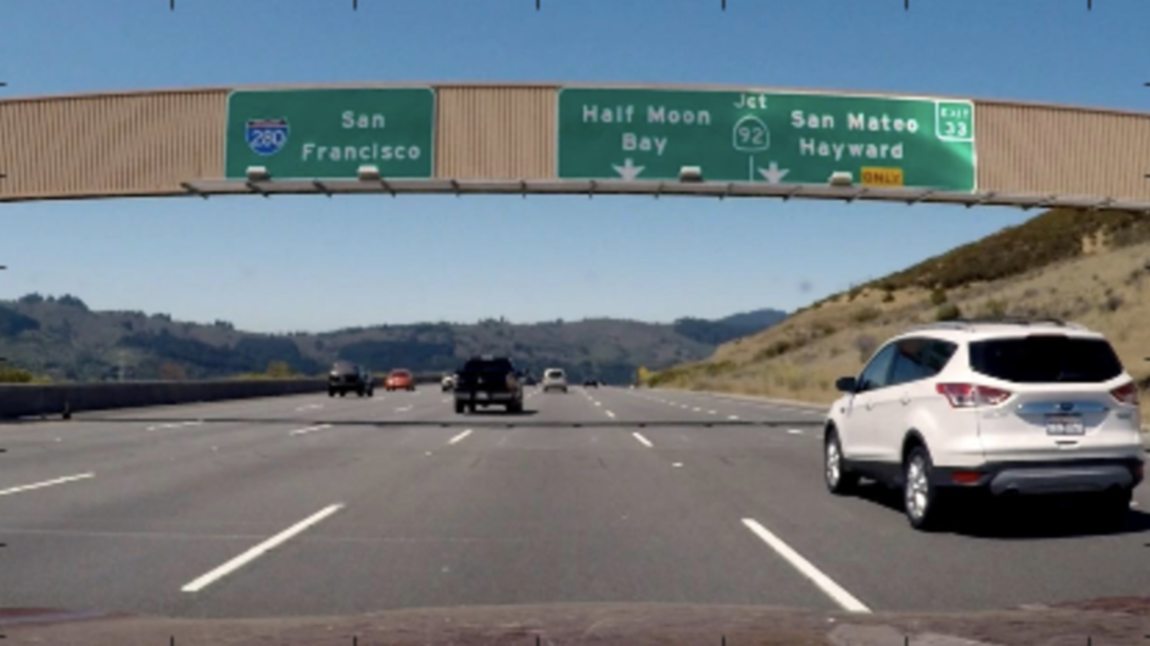
#> input picture sdc/term_1/project_4/working/signs_vehicles_xygrad.png, 1150 x 646 px
$ jupyter execute --allow-errors sobel.ipynb   (shell and % lines are left out)   (older library calls are emulated)
#> lines starting #> are read from the running program, lines starting #| are printed output that depends on the picture; after the words box and inside, x2 and y2 are one past the last pixel; in counts of white or black regions, pixels touching at a corner belong together
[cell 1]
import pickle
import cv2
import numpy as np
import matplotlib.pyplot as plt
import matplotlib.image as mpimg
import seaborn as sns
from scipy.misc import imread

[cell 2]
sns.set_context("poster")

[cell 3]
img = imread("signs_vehicles_xygrad.png")
#> img is the input picture: shape (646, 1150, 4); mean R, G, B, A 112.3, 121.1, 126.5, 255
plt.imshow(img)

[cell 4]
def abs_sobel_thresh(img, orient='x', thresh_min=0, thresh_max=255, sobel_kernel=3):

    # Apply the following steps to img
    # 1) Convert to grayscale
#> called with orient = 'y', thresh_min = 40, thresh_max = 100, sobel_kernel = 3
    gray = cv2.cvtColor(img, cv2.COLOR_RGB2GRAY)
    # 2) Take the derivative in x or y given orient = 'x' or 'y'
    if orient == 'x':
        abs_sobel = np.absolute(cv2.Sobel(gray, cv2.CV_64F, 1, 0, ksize=sobel_kernel))
    if orient == 'y':
        abs_sobel = np.absolute(cv2.Sobel(gray, cv2.CV_64F, 0, 1, ksize=sobel_kernel))

    # 4) Scale to 8-bit (0 - 255) then convert to type = np.uint8
    scaled_sobel = np.uint8(255 * abs_sobel / np.max(abs_sobel))
    # 5) Create a mask of 1's where the scaled gradient magnitude
            # is > thresh_min and < thresh_max
    binary_output = np.zeros_like(scaled_sobel)

    # Here I'm using inclusive (>=, <=) thresholds, but exclusive is ok too
    binary_output[(scaled_sobel >= thresh_min) & (scaled_sobel <= thresh_max)] = 1
    return binary_output

[cell 5]
tmp = abs_sobel_thresh(img, 'y', 40,100)
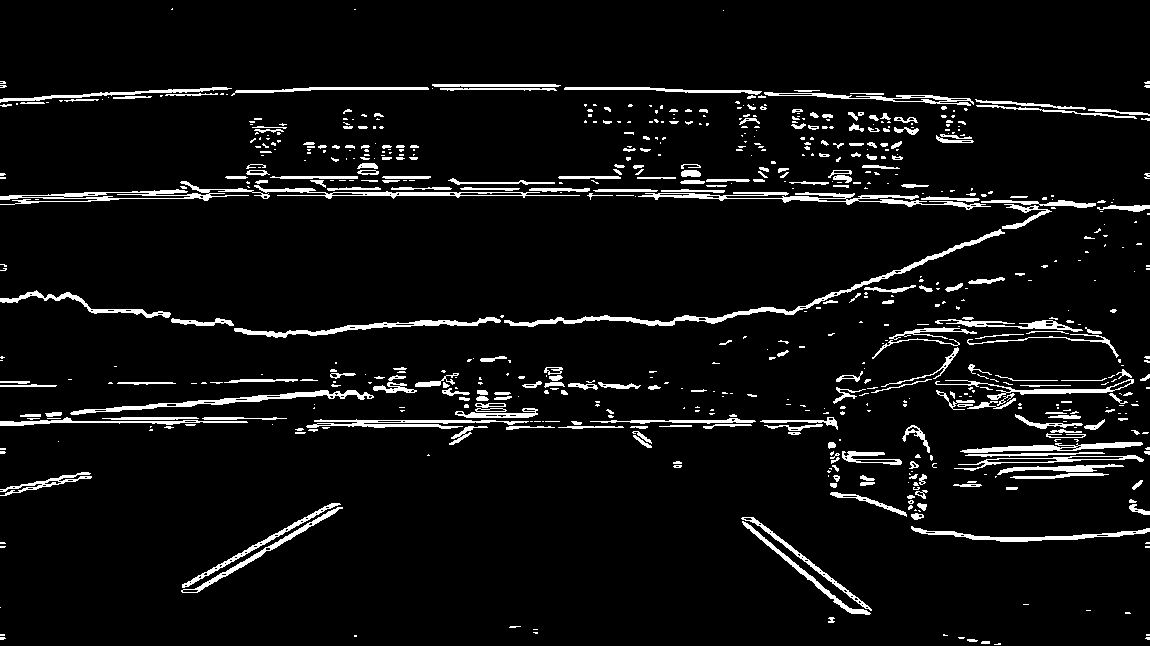
#> tmp: shape (646, 1150); values 0 (black) and 1 (white), 5.9% white; 681 white regions (410 under 20 px), largest, box (x1, y1, x2, y2) and area: (504, 229, 1005, 327) 2113, (638, 192, 991, 210) 1584, (0, 181, 270, 205) 1408
plt.imshow(tmp, cmap="gray")

[cell 6]
def mag_thresh(img, sobel_kernel=3, mag_thresh=(0, 255)):

    # Apply the following steps to img
    # 1) Convert to grayscale
#> called with sobel_kernel = 9, mag_thresh = (30, 100)
    gray = cv2.cvtColor(img, cv2.COLOR_RGB2GRAY)
    # 2) Take the gradient in x and y separately
    sobel_x = cv2.Sobel(gray, cv2.CV_64F, 1, 0, ksize=sobel_kernel)
    sobel_y = cv2.Sobel(gray, cv2.CV_64F, 0, 1, ksize=sobel_kernel)
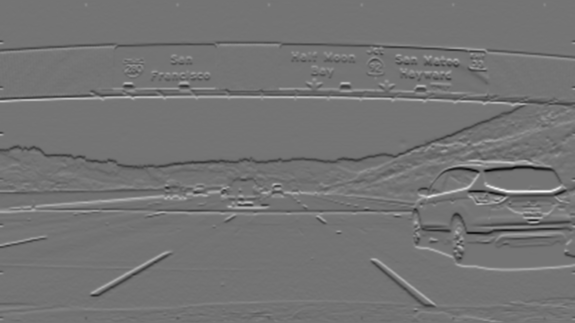
#> sobel_y: shape (646, 1150) float64 (shown at 1/2 size); min -1482164, max 1773999, mean -1400.5; drawn with min black and max white

    # 3) Calculate the magnitude
    gradmag = np.sqrt(sobel_x ** 2 + sobel_y ** 2)
    # 4) Scale to 8-bit (0 - 255) and convert to type = np.uint8
    scaled_gradmag = np.uint8(255 * gradmag / np.max(gradmag))
    # 5) Create a binary mask where mag thresholds are met
    binary_output = np.zeros_like(scaled_gradmag)
    # 6) Return this mask as your binary_output image
    binary_output[(scaled_gradmag >= mag_thresh[0]) & (scaled_gradmag <= mag_thresh[1])] = 1
    return binary_output

[cell 7]
tmp = mag_thresh(img, 9, (30,100))
#> tmp: shape (646, 1150); values 0 (black) and 1 (white), 11.9% white; 302 white regions (143 under 20 px), largest, box (x1, y1, x2, y2) and area: (0, 83, 1150, 339) 31962, (294, 304, 1150, 543) 17918, (0, 361, 677, 428) 8986
plt.imshow(tmp, cmap="gray")

[cell 8]
# Define a function to threshold an image for a given range and Sobel kernel
def dir_threshold(img, sobel_kernel=3, thresh=(0, np.pi/2)):
    # Grayscale
#> called with sobel_kernel = 15, thresh = (0.7, 1.2)
    gray = cv2.cvtColor(img, cv2.COLOR_RGB2GRAY)
    # Calculate the x and y gradients
    sobelx = cv2.Sobel(gray, cv2.CV_64F, 1, 0, ksize=sobel_kernel)
    sobely = cv2.Sobel(gray, cv2.CV_64F, 0, 1, ksize=sobel_kernel)
    # Take the absolute value of the gradient direction,
    # apply a threshold, and create a binary image result
    absgraddir = np.arctan2(np.absolute(sobely), np.absolute(sobelx))
    binary_output =  np.zeros_like(absgraddir)
    binary_output[(absgraddir >= thresh[0]) & (absgraddir <= thresh[1])] = 1

    # Return the binary image
    return binary_output

[cell 9]
tmp = dir_threshold(img, 15, (.7,1.2))
#> tmp: shape (646, 1150) float64; values 0 (black) and 1 (white), 27.2% white in thin lines or dots
plt.imshow(tmp, cmap="gray")

[cell 10]
def color_threshold(img, h_thresh=(15, 100), s_thresh=(90, 255)):
#> called with h_thresh = (15, 100), s_thresh = (90, 255)
    hls = cv2.cvtColor(img, cv2.COLOR_RGB2HLS)
#> hls: shape (646, 1150, 3); mean of channels 0, 1, 2 59.6, 119.9, 51.5
    S = hls[:,:,2]
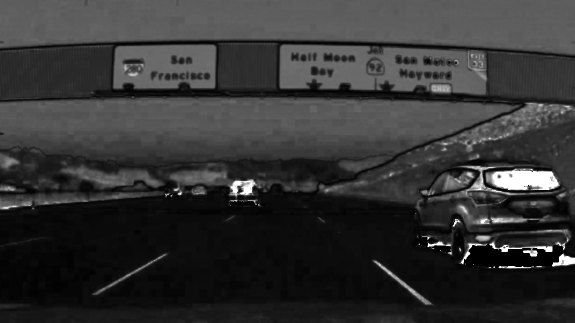
#> S: shape (646, 1150) (shown at 1/2 size); min 0, max 255, mean 51.5

    binary = np.zeros_like(S)
    binary[((S >= s_thresh[0]) &
           (S <= s_thresh[1]))] = 1
    return binary

[cell 11]
tmp=color_threshold(img)
#> tmp: shape (646, 1150); values 0 (black) and 1 (white), 24% white; 281 white regions (163 under 20 px), largest, box (x1, y1, x2, y2) and area: (0, 0, 1150, 107) 94501, (560, 90, 974, 188) 24404, (228, 90, 431, 177) 13337
plt.imshow(tmp, cmap="gray")

[cell 12]
def hsv_threshold(img, v_thresh=(0,30)):
    hsv = cv2.cvtColor(img, cv2.COLOR_RGB2HLS)
    S = hsv[:,:,2]

    binary = np.zeros_like(S)
    binary[((S >= v_thresh[0]) & (S <= v_thresh[1]))] = 1
    return binary

[cell 13]
tmp = hsv_threshold(img, (0,30))
#> tmp: shape (646, 1150); values 0 (black) and 1 (white), 41.8% white; 117 white regions (78 under 20 px), largest, box (x1, y1, x2, y2) and area: (0, 81, 1150, 646) 301783, (838, 311, 1081, 419) 3638, (966, 333, 1125, 386) 1474
plt.imshow(tmp)

[cell 14]
def find_lane_line(img):
    x_threshold = abs_sobel_thresh(img, 'x', 30, 120, 31)
#> x_threshold: shape (646, 1150); values 0 (black) and 1 (white), 4.5% white; 407 white regions (112 under 20 px), largest, box (x1, y1, x2, y2) and area: (738, 517, 852, 613) 1315, (752, 517, 874, 614) 1289, (195, 503, 346, 594) 1214
    y_threshold = abs_sobel_thresh(img, 'y', 60, 180, 31)
#> y_threshold: shape (646, 1150); values 0 (black) and 1 (white), 5.8% white; 215 white regions (66 under 20 px), largest, box (x1, y1, x2, y2) and area: (0, 213, 1045, 339) 6944, (0, 191, 1045, 213) 5519, (72, 389, 374, 415) 2134
    d_threshold = dir_threshold(img, 11, (.7,1.2))
#> call 2 of dir_threshold, with sobel_kernel = 11, thresh = (0.7, 1.2)
#> in dir_threshold (call 2), `absgraddir = np.arctan2(np.absolute(sobely), np.absolute(sobelx))`:
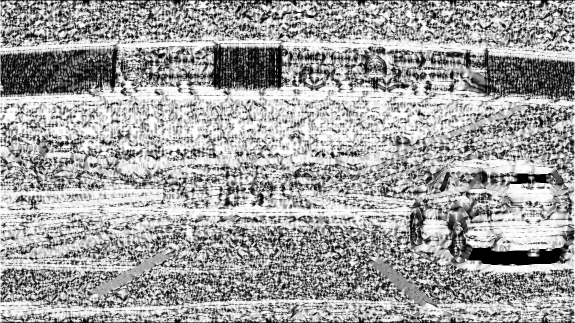
#> absgraddir: shape (646, 1150) float64 (shown at 1/2 size); min 0, max 1.57, mean 0.994; drawn with min black and max white
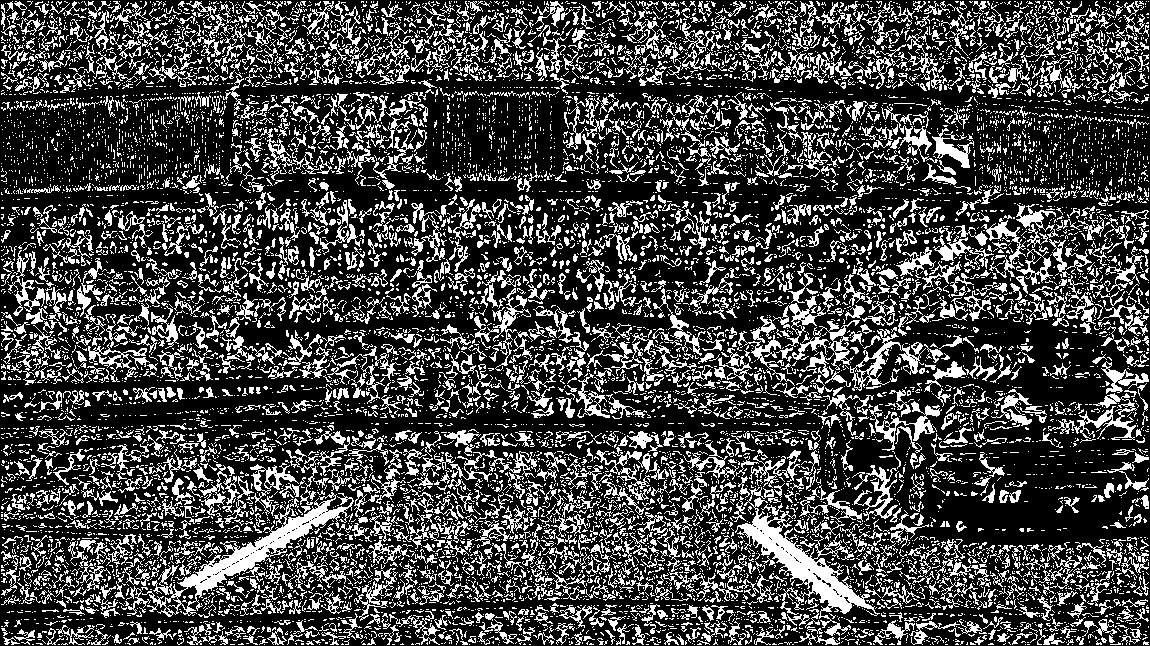
#> d_threshold: shape (646, 1150) float64; values 0 (black) and 1 (white), 27.1% white in thin lines or dots
    c_threshold = color_threshold(img)
    v_threshold = hsv_threshold(img)

    binary = np.zeros_like(x_threshold)
    binary[((x_threshold == 1) | (y_threshold == 1)) & (d_threshold == 1) & (v_threshold == 1)] = 1
    return binary

#> (a cell that did not finish here is left out)

[cell 16]
l_width = 825 - 200
t_width = 637 - 464
midpoint_x = 200 + l_width/2

[cell 17]
midpoint_x - t_width/2

[cell 18]
tmp = find_lane_line(img)
#> tmp: shape (646, 1150); values 0 (black) and 1 (white), 1% white; 496 white regions (421 under 20 px), largest, box (x1, y1, x2, y2) and area: (753, 517, 874, 611) 707, (740, 524, 850, 613) 695, (180, 544, 254, 587) 377
source_points = np.array([[426,435],[599,435],[200,580],[825,580]], dtype=np.float32)
dest_points = np.array([[300,100],[900,100],[300,600],[900,600]], dtype=np.float32)
plt.scatter(x=[x[0] for x in source_points], y=[x[1] for x in source_points], c='y', s=40)
plt.scatter(x=[x[0] for x in dest_points], y=[x[1] for x in dest_points], c='b', s=40)
M = cv2.getPerspectiveTransform(source_points, dest_points)
img_size = (tmp.shape[1], tmp.shape[0])
warped = cv2.warpPerspective(tmp, M, img_size, flags=cv2.INTER_LINEAR )
#> warped: shape (646, 1150); values 0 (black) and 1 (white), 1.9% white; 32 white regions (13 under 20 px), largest, box (x1, y1, x2, y2) and area: (1024, 39, 1089, 173) 2666, (424, 68, 459, 192) 2338, (385, 24, 425, 142) 2237
plt.imshow(warped, cmap="gray")
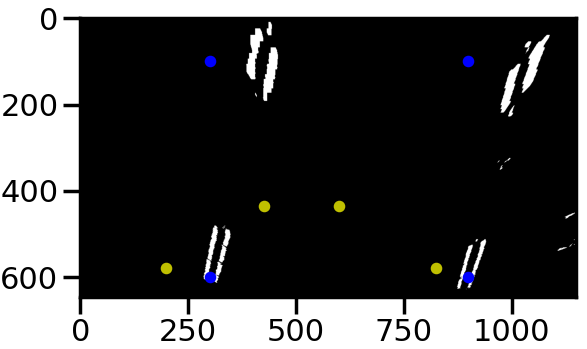
#> figure drawn by matplotlib, 1 panel

$ run again, with sdc/term_1/project_4/working/raw.png copied over sdc/term_1/project_4/working/signs_vehicles_xygrad.png
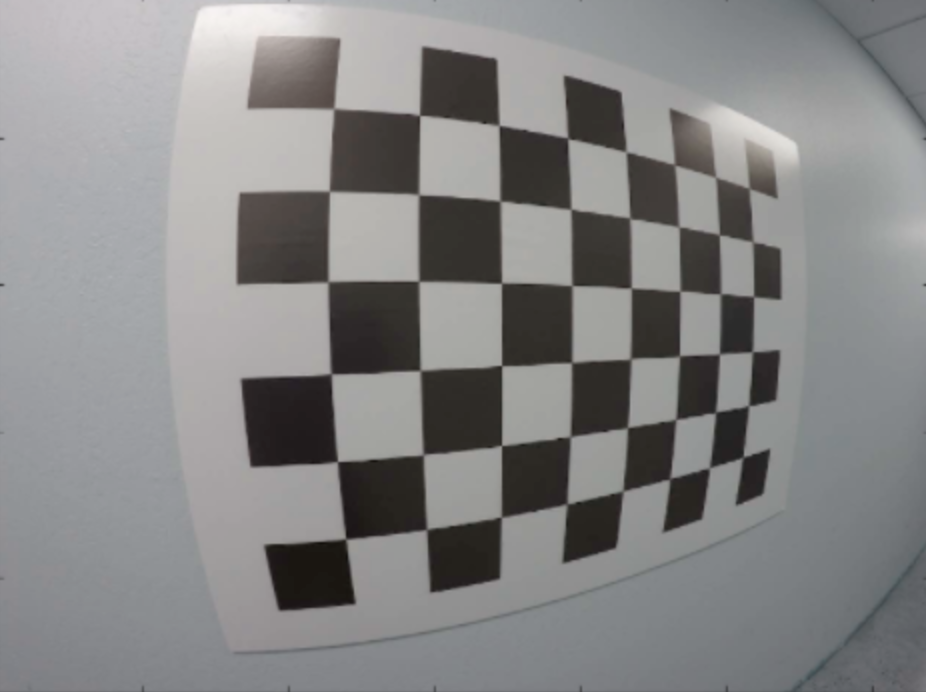
#> input picture sdc/term_1/project_4/working/raw.png, 926 x 692 px
#> img is the input picture: shape (692, 926, 4); mean R, G, B, A 133.7, 133.6, 133.7, 255
#> `tmp = abs_sobel_thresh(img, 'y', 40,100)`:
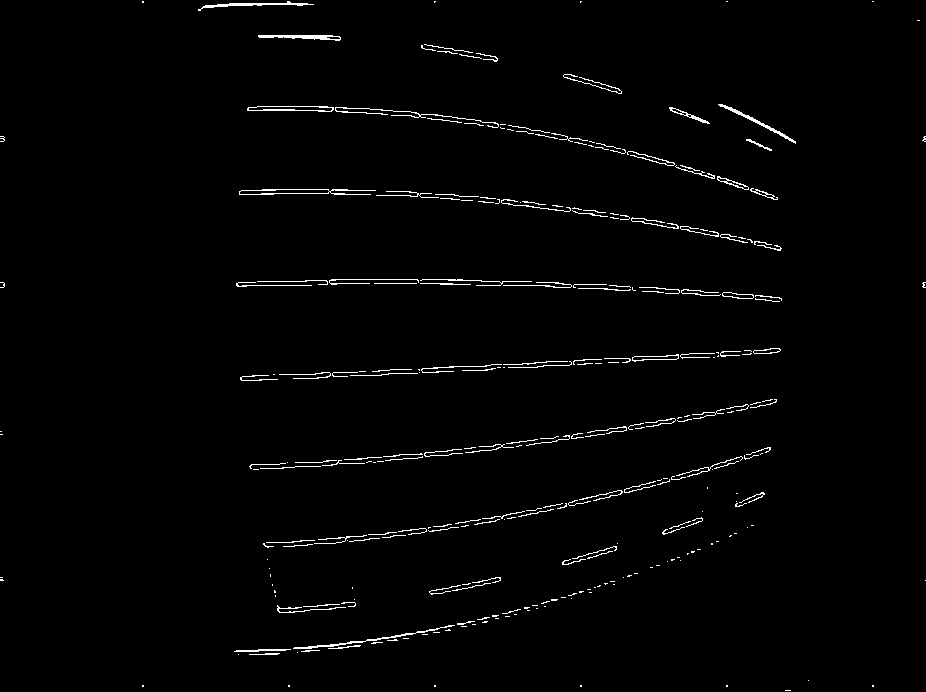
#> tmp: shape (692, 926); values 0 (black) and 1 (white), 1.5% white in thin lines or dots
#> hls: shape (692, 926, 3); mean of channels 0, 1, 2 71.6, 133.9, 9
#> x_threshold: shape (692, 926); values 0 (black) and 1 (white), 5.5% white; 121 white regions (21 under 20 px), largest, box (x1, y1, x2, y2) and area: (669, 347, 786, 534) 1473, (675, 108, 759, 242) 1381, (570, 74, 685, 227) 1346
#> y_threshold: shape (692, 926); values 0 (black) and 1 (white), 3.9% white; 70 white regions (4 under 20 px), largest, box (x1, y1, x2, y2) and area: (246, 104, 333, 114) 687, (258, 33, 342, 43) 638, (238, 187, 329, 197) 626
#> d_threshold: shape (692, 926) float64; values 0 (black) and 1 (white), 25.3% white in thin lines or dots
#> warped: shape (692, 926); values 0 (black) and 1 (white), 0.87% white; 192 white regions (132 under 20 px), largest, box (x1, y1, x2, y2) and area: (731, 119, 750, 192) 701, (784, 68, 795, 119) 345, (750, 131, 788, 192) 321
#> `[cell 18] tmp = find_lane_line(img) source_points = np.array([[426,435..`:
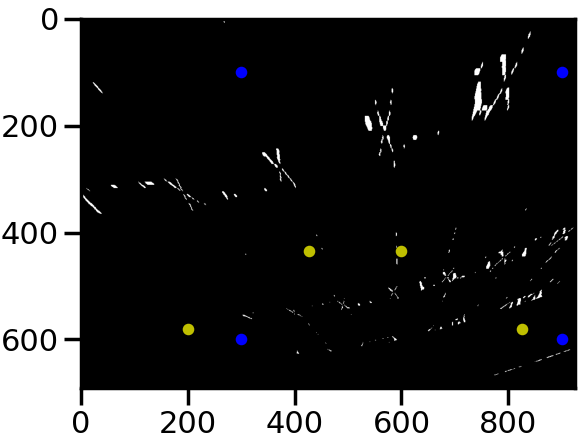
#> figure drawn by matplotlib, 1 panel

$ run again, with sdc/term_1/project_4/working/exit-ramp.jpg saved as sdc/term_1/project_4/working/signs_vehicles_xygrad.png
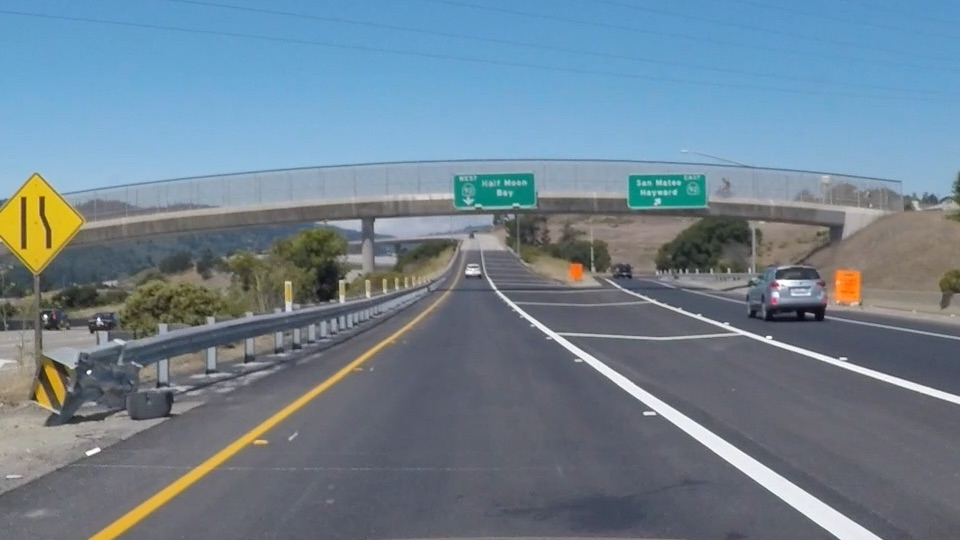
#> input picture sdc/term_1/project_4/working/exit-ramp.jpg, 960 x 540 px
#> img is the input picture: shape (540, 960, 3); mean R, G, B 111.3, 130.2, 144.4
#> `tmp = dir_threshold(img, 15, (.7,1.2))`:
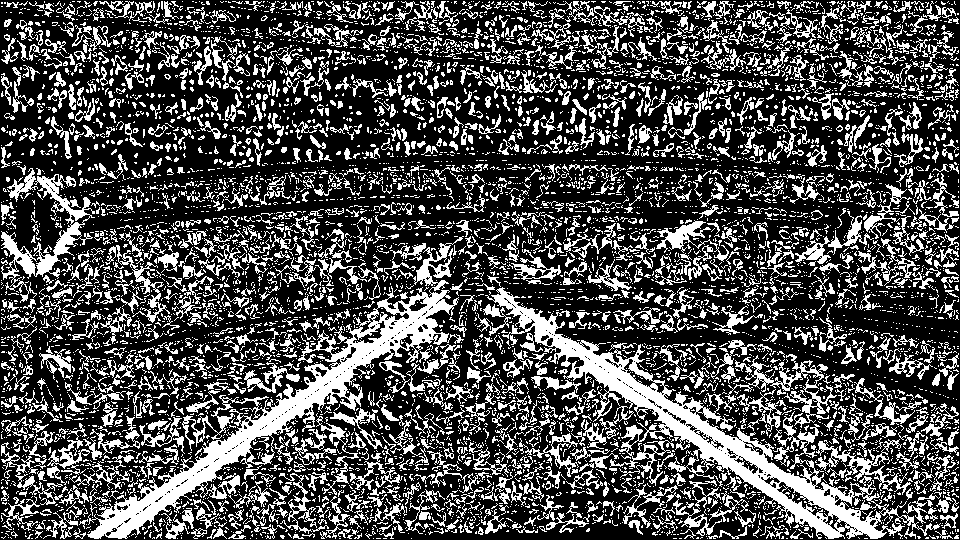
#> tmp: shape (540, 960) float64; values 0 (black) and 1 (white), 30.6% white; 7421 white regions (5984 under 20 px), largest, box (x1, y1, x2, y2) and area: (485, 287, 941, 539) 16702, (87, 236, 464, 539) 14478, (1, 174, 95, 303) 2611
#> hls: shape (540, 960, 3); mean of channels 0, 1, 2 94.5, 128.1, 60.9
#> x_threshold: shape (540, 960); values 0 (black) and 1 (white), 10% white; 404 white regions (116 under 20 px), largest, box (x1, y1, x2, y2) and area: (481, 252, 887, 540) 5292, (85, 236, 467, 540) 3323, (108, 275, 465, 540) 3223
#> y_threshold: shape (540, 960); values 0 (black) and 1 (white), 7.4% white; 226 white regions (68 under 20 px), largest, box (x1, y1, x2, y2) and area: (498, 288, 883, 539) 3485, (495, 294, 840, 539) 3172, (9, 197, 454, 275) 2647
#> d_threshold: shape (540, 960) float64; values 0 (black) and 1 (white), 30.6% white in thin lines or dots
#> warped: shape (540, 960); values 0 (black) and 1 (white), 0.15% white in thin lines or dots, all inside (x1, y1, x2, y2) = (0, 402, 115, 540)
#> `[cell 18] tmp = find_lane_line(img) source_points = np.array([[426,435..`:
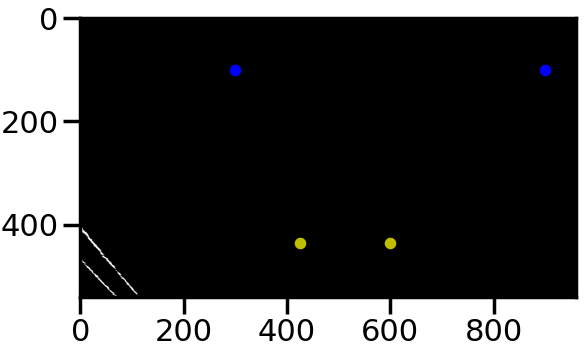
#> figure drawn by matplotlib, 1 panel
